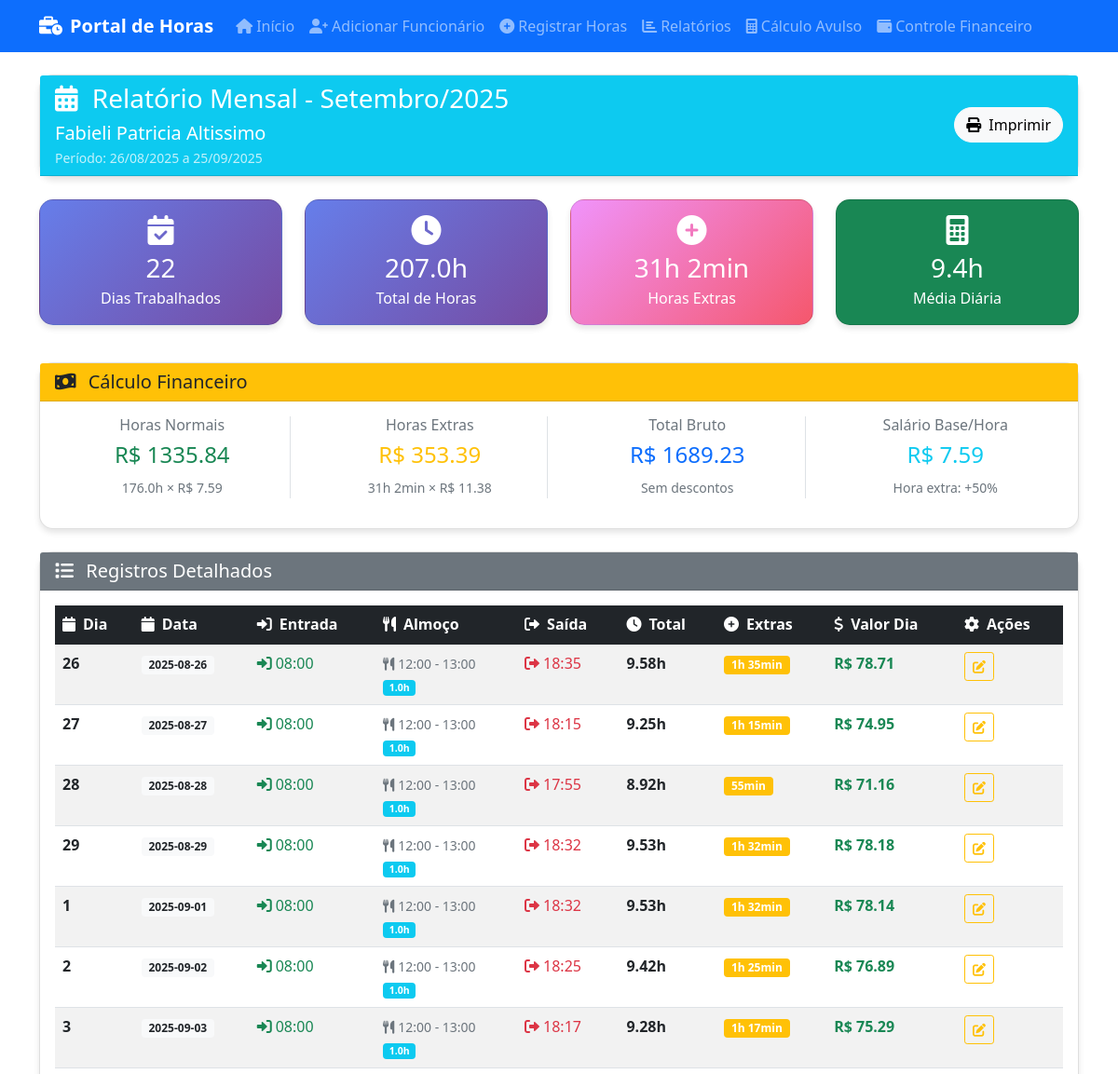
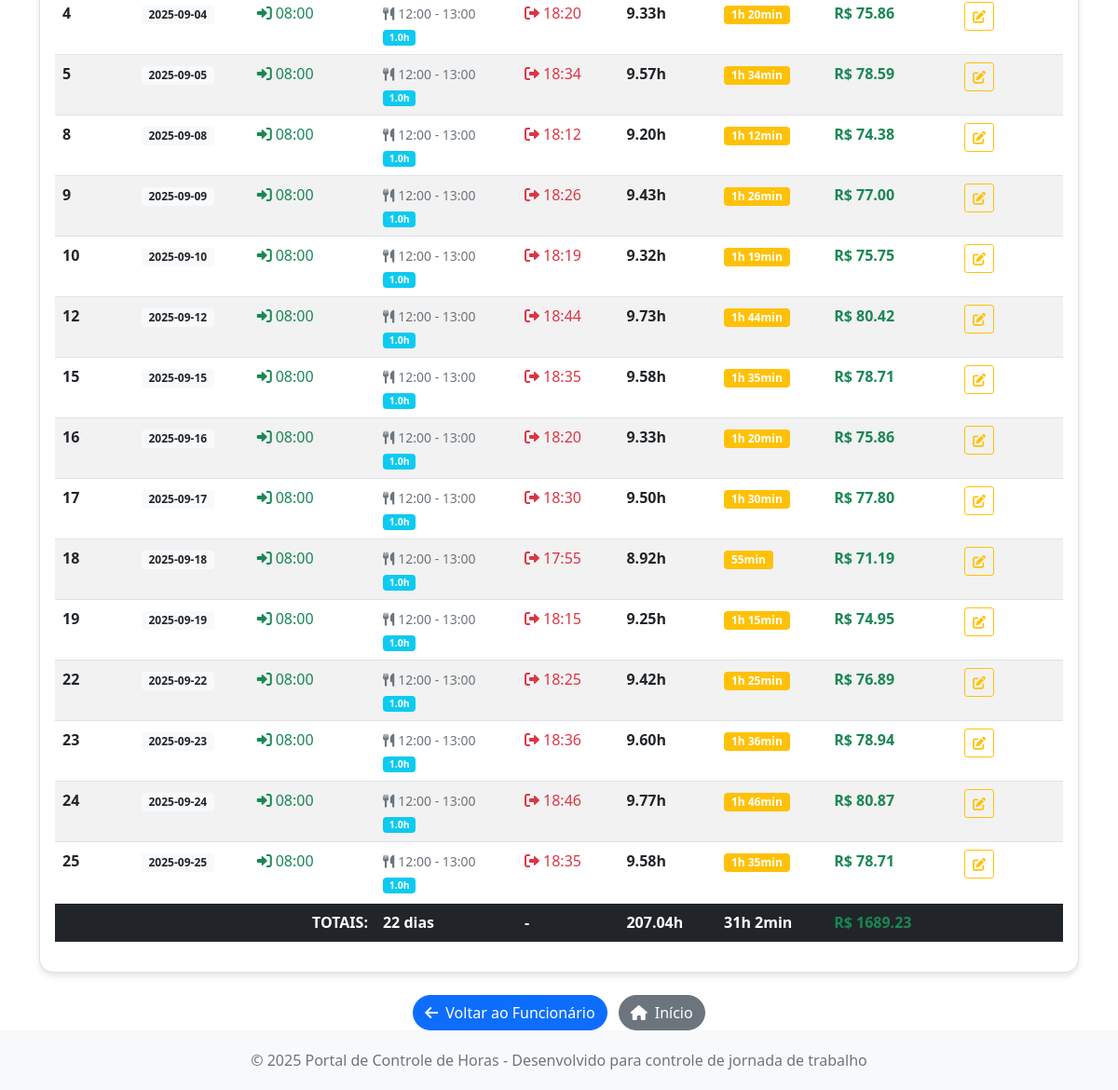
The page /relatorio_mensal/Fabieli Patricia Altissimo/9/2025 on the database its author committed (2 pictures, top to bottom).
### tables this page shows
CREATE TABLE funcionarios (
            id INTEGER PRIMARY KEY AUTOINCREMENT,
            nome TEXT NOT NULL UNIQUE,
            cargo TEXT NOT NULL,
            salario_mensal REAL NOT NULL,
            salario_hora REAL NOT NULL,
            horas_mensais INTEGER NOT NULL DEFAULT 220,
            data_cadastro DATE NOT NULL,
            ativo BOOLEAN NOT NULL DEFAULT 1,
            created_at TIMESTAMP DEFAULT CURRENT_TIMESTAMP,
            updated_at TIMESTAMP DEFAULT CURRENT_TIMESTAMP
        , desconto REAL DEFAULT 0.00);

CREATE TABLE registros_ponto (
            id INTEGER PRIMARY KEY AUTOINCREMENT,
            funcionario_id INTEGER NOT NULL,
            data DATE NOT NULL,
            dia INTEGER NOT NULL,
            mes INTEGER NOT NULL,
            ano INTEGER NOT NULL,
            hora_entrada TIME NOT NULL,
            hora_saida_almoco TIME NOT NULL,
            hora_volta_almoco TIME NOT NULL,
            hora_saida TIME NOT NULL,
            tempo_almoco REAL NOT NULL,
            horas_trabalhadas REAL NOT NULL,
            horas_extras REAL NOT NULL,
            data_registro TIMESTAMP NOT NULL,
            data_edicao TIMESTAMP NULL,
            created_at TIMESTAMP DEFAULT CURRENT_TIMESTAMP,
            updated_at TIMESTAMP DEFAULT CURRENT_TIMESTAMP,
            FOREIGN KEY (funcionario_id) REFERENCES funcionarios (id),
            UNIQUE(funcionario_id, data)
        );

### index.py (the view)
@app.route('/relatorio_mensal/<funcionario_nome>/<int:mes>/<int:ano>')
def relatorio_mensal(funcionario_nome, mes, ano):
    query = "SELECT * FROM funcionarios WHERE nome = ?"
    funcionario_data = DatabaseManager.execute_query(query, (funcionario_nome,), fetch_one=True)
    if not funcionario_data:
        flash('Funcionário não encontrado!', 'error')
        return redirect(url_for('index'))
    from datetime import date
    data_referencia = date(ano, mes, 25)  # Usar o dia 25 do mês solicitado
    data_inicio, data_fim, _, _ = calcular_periodo_fechamento(data_referencia)
    query = """
        SELECT * FROM registros_ponto
        WHERE funcionario_id = ? AND data >= ? AND data <= ?
        ORDER BY data
    """
    registros_mes = DatabaseManager.execute_query(query, (funcionario_data['id'], data_inicio.strftime('%Y-%m-%d'), data_fim.strftime('%Y-%m-%d')), fetch_all=True)
    total_mensal = calcular_total_mensal_fechamento(funcionario_data['id'], mes, ano)
    valor_horas_normais = 0
    valor_horas_extras = 0
    salario_hora = funcionario_data['salario_hora']
    for registro in registros_mes:
        horas_normais = min(registro['horas_trabalhadas'], 8)
        valor_horas_normais += horas_normais * salario_hora
        valor_horas_extras += registro['horas_extras'] * salario_hora * 1.5  # 50% adicional
    meses_nomes = ['Janeiro', 'Fevereiro', 'Março', 'Abril', 'Maio', 'Junho',
                   'Julho', 'Agosto', 'Setembro', 'Outubro', 'Novembro', 'Dezembro']
    periodo_info = {
        'data_inicio': data_inicio.strftime('%d/%m/%Y'),
        'data_fim': data_fim.strftime('%d/%m/%Y'),
        'descricao': f"Período: {data_inicio.strftime('%d/%m/%Y')} a {data_fim.strftime('%d/%m/%Y')}"
    }
    return render_template('relatorio_mensal.html',
                         funcionario=funcionario_nome,
                         mes=mes,
                         ano=ano,
                         mes_nome=meses_nomes[mes-1],
                         registros=registros_mes,
                         total=total_mensal,
                         funcionario_data=funcionario_data,
                         valor_horas_normais=valor_horas_normais,
                         valor_horas_extras=valor_horas_extras,
                         periodo=periodo_info)

### templates/relatorio_mensal.html (shortened to what this page needs)
{% extends "base.html" %}
{% block content %}
<div class="row">
    <div class="col-12">
        <div class="card mb-4">
            <div class="card-header bg-info text-white">
                <div class="row align-items-center">
                    <div class="col">
                        <h3 class="mb-0">
                            <i class="fas fa-calendar-alt me-2"></i>
                            Relatório Mensal - {{ mes_nome }}/{{ ano }}
                        </h3>
                        <h5 class="mb-0 mt-2">{{ funcionario }}</h5>
                        {% if periodo %}
                        <small class="mb-0 mt-1 d-block opacity-75">{{ periodo.descricao }}</small>
                        {% endif %}
                    </div>
                    <div class="col-auto">
                        <button onclick="window.print()" class="btn btn-light btn-custom">
                            <i class="fas fa-print me-2"></i>Imprimir
                        </button>
                    </div>
                </div>
            </div>
        </div>
    </div>
</div>
<div class="row mb-4">
    <div class="col-lg-3 col-md-6 mb-3">
        <div class="card stats-card text-white h-100">
            <div class="card-body text-center">
                <i class="fas fa-calendar-check fa-2x mb-2"></i>
                <h3 class="mb-1">{{ total.dias_trabalhados }}</h3>
                <p class="mb-0">Dias Trabalhados</p>
            </div>
        </div>
    </div>
    <div class="col-lg-3 col-md-6 mb-3">
        <div class="card stats-card text-white h-100">
            <div class="card-body text-center">
                <i class="fas fa-clock fa-2x mb-2"></i>
                <h3 class="mb-1">{{ "%.1f"|format(total.total_horas) }}h</h3>
                <p class="mb-0">Total de Horas</p>
            </div>
        </div>
    </div>
    <div class="col-lg-3 col-md-6 mb-3">
        <div class="card extras-card text-white h-100">
            <div class="card-body text-center">
                <i class="fas fa-plus-circle fa-2x mb-2"></i>
                <h3 class="mb-1">{{ total.total_extras|horas_hm }}</h3>
                <p class="mb-0">Horas Extras</p>
            </div>
        </div>
    </div>
    <div class="col-lg-3 col-md-6 mb-3">
        <div class="card bg-success text-white h-100">
            <div class="card-body text-center">
                <i class="fas fa-calculator fa-2x mb-2"></i>
                <h3 class="mb-1">{{ "%.1f"|format((total.total_horas / total.dias_trabalhados) if total.dias_trabalhados > 0 else 0) }}h</h3>
                <p class="mb-0">Média Diária</p>
            </div>
        </div>
    </div>
</div>
{% if funcionario_data and funcionario_data.salario_hora %}
<div class="row mb-4">
    <div class="col-12">
        <div class="card">
            <div class="card-header bg-warning text-dark">
                <h5 class="mb-0">
                    <i class="fas fa-money-bill-wave me-2"></i>
                    Cálculo Financeiro
                </h5>
            </div>
            <div class="card-body">
                <div class="row">
                    <div class="col-md-3 text-center mb-3">
                        <div class="border-end">
                            <h6 class="text-muted">Horas Normais</h6>
                            <h4 class="text-success">R$ {{ "%.2f"|format(valor_horas_normais) }}</h4>
                            <small class="text-muted">{{ "%.1f"|format(total.total_horas - total.total_extras) }}h × R$ {{ "%.2f"|format(funcionario_data.salario_hora) }}</small>
                        </div>
                    </div>
                    <div class="col-md-3 text-center mb-3">
                        <div class="border-end">
                            <h6 class="text-muted">Horas Extras</h6>
                            <h4 class="text-warning">R$ {{ "%.2f"|format(valor_horas_extras) }}</h4>
                            <small class="text-muted">{{ total.total_extras|horas_hm }} × R$ {{ "%.2f"|format(funcionario_data.salario_hora * 1.5) }}</small>
                        </div>
                    </div>
                    <div class="col-md-3 text-center mb-3">
                        <div class="border-end">
                            <h6 class="text-muted">Total Bruto</h6>
                            <h4 class="text-primary">R$ {{ "%.2f"|format(valor_horas_normais + valor_horas_extras) }}</h4>
                            <small class="text-muted">Sem descontos</small>
                        </div>
                    </div>
                    <div class="col-md-3 text-center mb-3">
                        <h6 class="text-muted">Salário Base/Hora</h6>
                        <h4 class="text-info">R$ {{ "%.2f"|format(funcionario_data.salario_hora) }}</h4>
                        <small class="text-muted">Hora extra: +50%</small>
                    </div>
                </div>
            </div>
        </div>
    </div>
</div>
{% endif %}
{% if registros %}
<div class="row">
    <div class="col-12">
        <div class="card">
            <div class="card-header bg-secondary text-white">
                <h5 class="mb-0">
                    <i class="fas fa-list me-2"></i>
                    Registros Detalhados
                </h5>
            </div>
            <div class="card-body">
                <div class="table-responsive">
                    <table class="table table-striped table-hover">
                        <thead class="table-dark">
                            <tr>
                                <th><i class="fas fa-calendar me-2"></i>Dia</th>
                                <th><i class="fas fa-calendar me-2"></i>Data</th>
                                <th><i class="fas fa-sign-in-alt me-2"></i>Entrada</th>
                                <th><i class="fas fa-utensils me-2"></i>Almoço</th>
                                <th><i class="fas fa-sign-out-alt me-2"></i>Saída</th>
                                <th><i class="fas fa-clock me-2"></i>Total</th>
                                <th><i class="fas fa-plus-circle me-2"></i>Extras</th>
                                {% if funcionario_data and funcionario_data.salario_hora %}
                                <th><i class="fas fa-dollar-sign me-2"></i>Valor Dia</th>
                                {% endif %}
                                <th><i class="fas fa-cog me-2"></i>Ações</th>
                            </tr>
                        </thead>
                        <tbody>
                            {% for registro in registros %}
                            <tr>
                                <td>
                                    <strong>{{ registro.dia }}</strong>
                                </td>
                                <td>
                                    <span class="badge bg-light text-dark">
                                        {{ registro.data }}
                                    </span>
                                </td>
                                <td>
                                    <span class="text-success">
                                        <i class="fas fa-sign-in-alt me-1"></i>{{ registro.hora_entrada }}
                                    </span>
                                </td>
                                <td>
                                    {% if registro.hora_saida_almoco %}
                                    <small class="text-muted">
                                        <i class="fas fa-utensils me-1"></i>{{ registro.hora_saida_almoco }} - {{ registro.hora_volta_almoco }}
                                        <br><span class="badge bg-info">{{ "%.1f"|format(registro.tempo_almoco) }}h</span>
                                    </small>
                                    {% else %}
                                    <span class="text-muted">-</span>
                                    {% endif %}
                                </td>
                                <td>
                                    <span class="text-danger">
                                        <i class="fas fa-sign-out-alt me-1"></i>{{ registro.hora_saida }}
                                    </span>
                                </td>
                                <td>
                                    <strong>{{ "%.2f"|format(registro.horas_trabalhadas) }}h</strong>
                                </td>
                                <td>
                                    {% if registro.horas_extras > 0 %}
                                        <span class="badge bg-warning">
                                            {{ registro.horas_extras|horas_hm }}
                                        </span>
                                    {% else %}
                                        <span class="text-muted">-</span>
                                    {% endif %}
                                </td>
                                {% if funcionario_data and funcionario_data.salario_hora %}
                                <td>
                                    {% set horas_normais_dia = (registro.horas_trabalhadas - registro.horas_extras) %}
                                    {% set valor_dia = (horas_normais_dia * funcionario_data.salario_hora) + (registro.horas_extras * funcionario_data.salario_hora * 1.5) %}
                                    <strong class="text-success">R$ {{ "%.2f"|format(valor_dia) }}</strong>
                                </td>
                                {% endif %}
                                <td>
                                    <div class="btn-group btn-group-sm" role="group">
                                        <a href="{{ url_for('editar_registro', registro_id=registro.id) }}"
                                           class="btn btn-outline-warning btn-sm" title="Editar">
                                            <i class="fas fa-edit"></i>
                                        </a>
                                    </div>
                                </td>
                            </tr>
                            {% endfor %}
                        </tbody>
                        <tfoot class="table-dark">
                            <tr>
                                <th colspan="3" class="text-end">TOTAIS:</th>
                                <th>{{ total.dias_trabalhados }} dias</th>
                                <th>-</th>
                                <th>{{ "%.2f"|format(total.total_horas) }}h</th>
                                <th>{{ total.total_extras|horas_hm }}</th>
                                {% if funcionario_data and funcionario_data.salario_hora %}
                                <th class="text-success">R$ {{ "%.2f"|format(valor_horas_normais + valor_horas_extras) }}</th>
                                {% endif %}
                                <th></th>
                            </tr>
                        </tfoot>
                    </table>
                </div>
            </div>
        </div>
    </div>
</div>
{% endif %}
<div class="row mt-4 d-print-none">
    <div class="col-12 text-center">
        <a href="{{ url_for('visualizar_funcionario', nome=funcionario) }}" class="btn btn-primary btn-custom me-2">
            <i class="fas fa-arrow-left me-2"></i>Voltar ao Funcionário
        </a>
        <a href="{{ url_for('index') }}" class="btn btn-secondary btn-custom">
            <i class="fas fa-home me-2"></i>Início
        </a>
    </div>
</div>
{% endblock %}

### rows shown on the page
funcionarios: nome "Fabieli Patricia Altissimo", salario_hora "7.59", funcionario_data.salario_hora*1.5 "11.38"
registros_ponto: dia "26", data "2025-08-26", hora_entrada "08:00", hora_saida_almoco "12:00", hora_volta_almoco "13:00", tempo_almoco "1.0", hora_saida "18:35", horas_trabalhadas "9.58", horas_extras|horas_hm "1h 35min", valor_dia "78.71"
registros_ponto: dia "27", data "2025-08-27", hora_entrada "08:00", hora_saida_almoco "12:00", hora_volta_almoco "13:00", tempo_almoco "1.0", hora_saida "18:15", horas_trabalhadas "9.25", horas_extras|horas_hm "1h 15min", valor_dia "74.95"
registros_ponto: dia "28", data "2025-08-28", hora_entrada "08:00", hora_saida_almoco "12:00", hora_volta_almoco "13:00", tempo_almoco "1.0", hora_saida "17:55", horas_trabalhadas "8.92", horas_extras|horas_hm "55min", valor_dia "71.16"
registros_ponto: dia "29", data "2025-08-29", hora_entrada "08:00", hora_saida_almoco "12:00", hora_volta_almoco "13:00", tempo_almoco "1.0", hora_saida "18:32", horas_trabalhadas "9.53", horas_extras|horas_hm "1h 32min", valor_dia "78.18"
registros_ponto: dia "1", data "2025-09-01", hora_entrada "08:00", hora_saida_almoco "12:00", hora_volta_almoco "13:00", tempo_almoco "1.0", hora_saida "18:32", horas_trabalhadas "9.53", horas_extras|horas_hm "1h 32min", valor_dia "78.14"
registros_ponto: dia "2", data "2025-09-02", hora_entrada "08:00", hora_saida_almoco "12:00", hora_volta_almoco "13:00", tempo_almoco "1.0", hora_saida "18:25", horas_trabalhadas "9.42", horas_extras|horas_hm "1h 25min", valor_dia "76.89"
registros_ponto: dia "3", data "2025-09-03", hora_entrada "08:00", hora_saida_almoco "12:00", hora_volta_almoco "13:00", tempo_almoco "1.0", hora_saida "18:17", horas_trabalhadas "9.28", horas_extras|horas_hm "1h 17min", valor_dia "75.29"
registros_ponto: dia "4", data "2025-09-04", hora_entrada "08:00", hora_saida_almoco "12:00", hora_volta_almoco "13:00", tempo_almoco "1.0", hora_saida "18:20", horas_trabalhadas "9.33", horas_extras|horas_hm "1h 20min", valor_dia "75.86"
registros_ponto: dia "5", data "2025-09-05", hora_entrada "08:00", hora_saida_almoco "12:00", hora_volta_almoco "13:00", tempo_almoco "1.0", hora_saida "18:34", horas_trabalhadas "9.57", horas_extras|horas_hm "1h 34min", valor_dia "78.59"
registros_ponto: dia "8", data "2025-09-08", hora_entrada "08:00", hora_saida_almoco "12:00", hora_volta_almoco "13:00", tempo_almoco "1.0", hora_saida "18:12", horas_trabalhadas "9.20", horas_extras|horas_hm "1h 12min", valor_dia "74.38"
registros_ponto: dia "9", data "2025-09-09", hora_entrada "08:00", hora_saida_almoco "12:00", hora_volta_almoco "13:00", tempo_almoco "1.0", hora_saida "18:26", horas_trabalhadas "9.43", horas_extras|horas_hm "1h 26min", valor_dia "77.00"
registros_ponto: dia "10", data "2025-09-10", hora_entrada "08:00", hora_saida_almoco "12:00", hora_volta_almoco "13:00", tempo_almoco "1.0", hora_saida "18:19", horas_trabalhadas "9.32", horas_extras|horas_hm "1h 19min", valor_dia "75.75"
registros_ponto: dia "12", data "2025-09-12", hora_entrada "08:00", hora_saida_almoco "12:00", hora_volta_almoco "13:00", tempo_almoco "1.0", hora_saida "18:44", horas_trabalhadas "9.73", horas_extras|horas_hm "1h 44min", valor_dia "80.42"
registros_ponto: dia "15", data "2025-09-15", hora_entrada "08:00", hora_saida_almoco "12:00", hora_volta_almoco "13:00", tempo_almoco "1.0", hora_saida "18:35", horas_trabalhadas "9.58", horas_extras|horas_hm "1h 35min", valor_dia "78.71"
registros_ponto: dia "16", data "2025-09-16", hora_entrada "08:00", hora_saida_almoco "12:00", hora_volta_almoco "13:00", tempo_almoco "1.0", hora_saida "18:20", horas_trabalhadas "9.33", horas_extras|horas_hm "1h 20min", valor_dia "75.86"
registros_ponto: dia "17", data "2025-09-17", hora_entrada "08:00", hora_saida_almoco "12:00", hora_volta_almoco "13:00", tempo_almoco "1.0", hora_saida "18:30", horas_trabalhadas "9.50", horas_extras|horas_hm "1h 30min", valor_dia "77.80"
registros_ponto: dia "18", data "2025-09-18", hora_entrada "08:00", hora_saida_almoco "12:00", hora_volta_almoco "13:00", tempo_almoco "1.0", hora_saida "17:55", horas_trabalhadas "8.92", horas_extras|horas_hm "55min", valor_dia "71.19"
registros_ponto: dia "19", data "2025-09-19", hora_entrada "08:00", hora_saida_almoco "12:00", hora_volta_almoco "13:00", tempo_almoco "1.0", hora_saida "18:15", horas_trabalhadas "9.25", horas_extras|horas_hm "1h 15min", valor_dia "74.95"
registros_ponto: dia "22", data "2025-09-22", hora_entrada "08:00", hora_saida_almoco "12:00", hora_volta_almoco "13:00", tempo_almoco "1.0", hora_saida "18:25", horas_trabalhadas "9.42", horas_extras|horas_hm "1h 25min", valor_dia "76.89"
registros_ponto: dia "23", data "2025-09-23", hora_entrada "08:00", hora_saida_almoco "12:00", hora_volta_almoco "13:00", tempo_almoco "1.0", hora_saida "18:36", horas_trabalhadas "9.60", horas_extras|horas_hm "1h 36min", valor_dia "78.94"
registros_ponto: dia "24", data "2025-09-24", hora_entrada "08:00", hora_saida_almoco "12:00", hora_volta_almoco "13:00", tempo_almoco "1.0", hora_saida "18:46", horas_trabalhadas "9.77", horas_extras|horas_hm "1h 46min", valor_dia "80.87"
registros_ponto: dia "25", data "2025-09-25", hora_entrada "08:00", hora_saida_almoco "12:00", hora_volta_almoco "13:00", tempo_almoco "1.0", hora_saida "18:35", horas_trabalhadas "9.58", horas_extras|horas_hm "1h 35min", valor_dia "78.71"

### other values the page prints
{{ mes_nome }} "Setembro"
{{ ano }} "2025"
{{ periodo.descricao }} "Período: 26/08/2025 a 25/09/2025"
{{ total.dias_trabalhados }} "22"
{{ "%.1f"|format(total.total_horas) }} "207.0"
{{ total.total_extras|horas_hm }} "31h 2min"
{{ "%.2f"|format(valor_horas_normais) }} "1335.84"
{{ "%.1f"|format(total.total_horas - total.total_extras) }} "176.0"
{{ "%.2f"|format(valor_horas_extras) }} "353.39"
{{ "%.2f"|format(valor_horas_normais + valor_horas_extras) }} "1689.23"
{{ "%.2f"|format(total.total_horas) }} "207.04"
